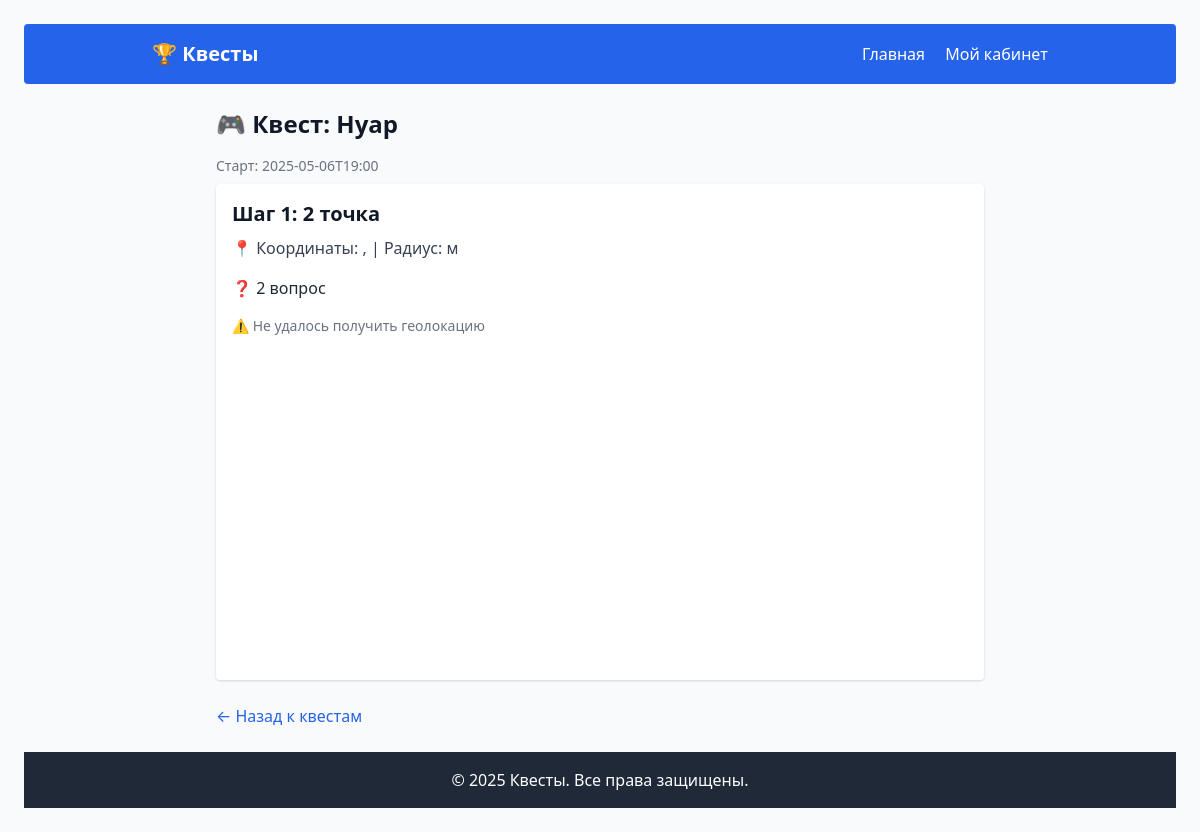
The app's page /game.php?game_id=1 (signed in), older data.
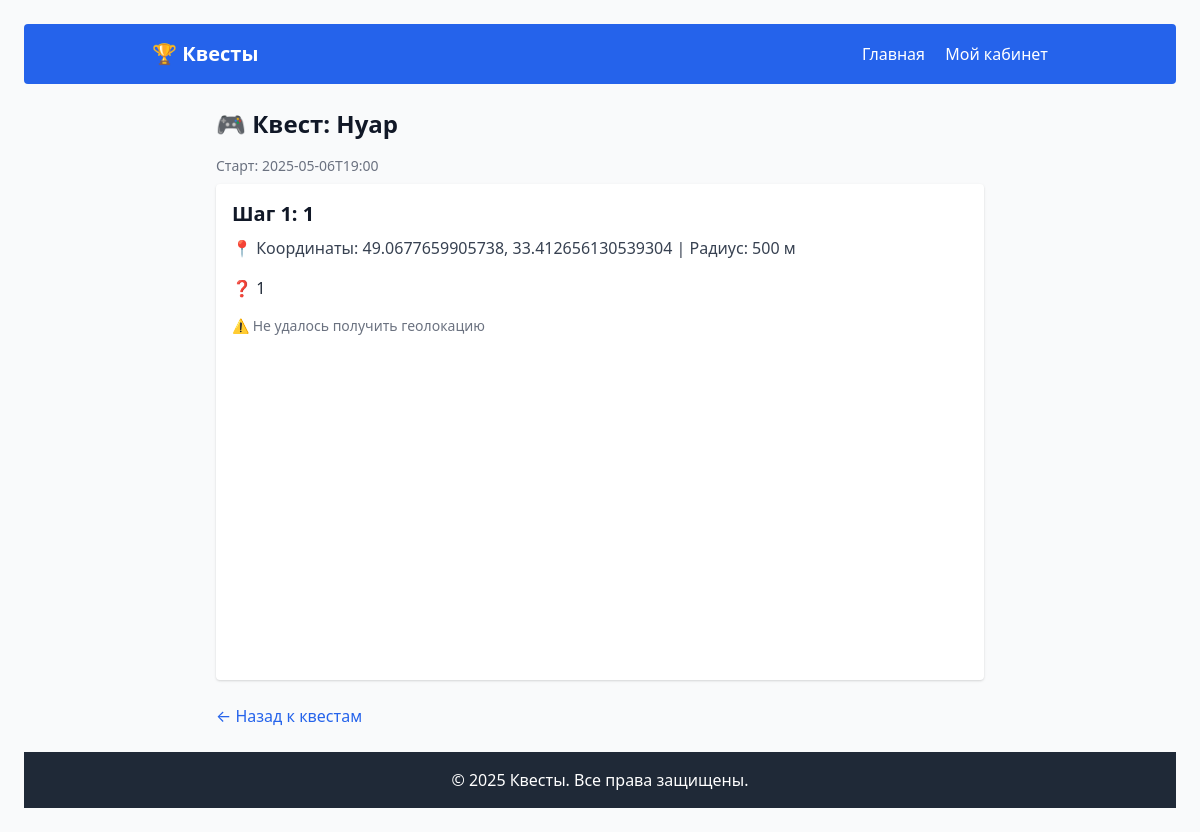
The same page, newer data.
### tables this page shows
CREATE TABLE games (
            id INTEGER PRIMARY KEY AUTOINCREMENT,
            name TEXT,
            slug TEXT,
            description TEXT,
            start_time TEXT,
            is_active INTEGER,
            cover_image TEXT,
            checkpoints TEXT
        );

### includes/functions.php (called while the page is built, shortened)
<?php
function getGame(PDO $db, int $gameId) {
    $stmt = $db->prepare("SELECT * FROM games WHERE id = ?");
    $stmt->execute([$gameId]);
    return $stmt->fetch();
}
function getTeamGame(PDO $db, int $teamId, int $gameId) {
    $stmt = $db->prepare("SELECT * FROM team_games WHERE team_id = ? AND game_id = ?");
    $stmt->execute([$teamId, $gameId]);
    return $stmt->fetch();
}

### game.php (the view, shortened to what this page needs)
<?php
require_once __DIR__ . '/db/db.php';
require_once __DIR__ . '/includes/functions.php';
$gameId = isset($_GET['game_id']) ? (int)$_GET['game_id'] : 0;
$game = getGame($db, $gameId);
$teamId = $_SESSION['team_id'] ?? null;
$teamGame = $teamId ? getTeamGame($db, $teamId, $gameId) : null;
$startTime = strtotime($game['start_time']);
$currentTime = time();
$timeDifference = $startTime - $currentTime;
$showGameDetails = $timeDifference <= 2 * 60 * 60;
$isPlaying = ($showGameDetails && $teamGame);
$checkpoints = json_decode($game['checkpoints'], true);
$currentStep = 0;
$step = null;
if ($isPlaying) {
    $progress = getProgress($db, $teamId, $gameId);
    foreach ($checkpoints as $i => $cp) {
        $key = 'checkpoint_' . $i;
        if (empty($progress[$key]['main_answer'])) {
            $currentStep = $i;
            break;
        } else {
            $currentStep = $i + 1;
        }
    }
    $step = $checkpoints[$currentStep] ?? null;
}
include('header.php');
?>
<div class="max-w-3xl mx-auto">
    <h1 class="text-2xl font-bold mb-4">🎮 Квест: <?= htmlspecialchars($game['name']) ?></h1>
    <p class="text-sm text-gray-500 mb-2">Старт: <?= htmlspecialchars($game['start_time']) ?></p>
    <?php if (!$showGameDetails): ?>
        <p class="text-yellow-600 font-semibold mb-4">Информация о квесте будет доступна за 2 часа до начала!</p>
        <p id="timer" class="text-lg text-gray-800"></p>
    <?php elseif (!$teamGame): ?>
        <p class="text-yellow-600 font-semibold mb-4">Вы ещё не зарегистрированы на этот квест.</p>
    <?php elseif ($currentStep >= count($checkpoints)): ?>
        <div class="bg-green-100 text-green-800 p-4 rounded">
            <p class="text-lg font-semibold">Поздравляем! Вы завершили квест 🎉</p>
        </div>
    <?php else: ?>
        <div class="mb-6 bg-white p-4 rounded shadow">
            <h2 class="text-xl font-semibold mb-2">Шаг <?= $currentStep + 1 ?>: <?= htmlspecialchars($step['title']) ?></h2>
            <p class="text-gray-700 mb-4">📍 Координаты: <?= $step['lat'] ?>, <?= $step['lng'] ?> | Радиус: <?= $step['radius'] ?> м</p>
            <p class="mb-4 text-gray-800">❓ <?= nl2br(htmlspecialchars($step['question'])) ?></p>
            <div id="geo-message" class="text-sm text-gray-500 mb-4">⏳ Определяем местоположение...</div>
            <div id="map" class="w-full h-72 rounded mb-6"></div>
        </div>
    <?php endif; ?>
    <div class="mt-6">
        <a href="index.php" class="text-blue-600 hover:underline">← Назад к квестам</a>
    </div>
</div>
<?php include('footer.php'); ?>

### header.php (shortened to what this page needs)
<?php
$teamId = $_SESSION['team_id'] ?? null;
?>
<!DOCTYPE html>
<html lang="ru">
<head>
    <link href="https://cdn.jsdelivr.net/npm/tailwindcss@2.2.19/dist/tailwind.min.css" rel="stylesheet">
    <link rel="stylesheet" href="https://unpkg.com/leaflet@1.9.4/dist/leaflet.css" />
    <link rel="stylesheet" href="https://unpkg.com/leaflet-routing-machine@3.2.12/dist/leaflet-routing-machine.css" />
</head>
<body class="bg-gray-50 text-gray-900 p-6 font-sans">
<header class="bg-blue-600 text-white p-4 rounded mb-6">
    <div class="max-w-4xl mx-auto flex justify-between items-center">
        <a href="index.php" class="text-xl font-bold">🏆 Квесты</a>
        <nav>
            <a href="index.php" class="text-white hover:underline mr-4">Главная</a>
            <?php if (!$teamId): ?>
                <a href="index.php" onclick="document.getElementById('authModal').classList.remove('hidden')" class="text-white hover:underline">Вход / Регистрация</a>
            <?php else: ?>
                <a href="dashboard.php" class="text-white hover:underline">Мой кабинет</a>
            <?php endif; ?>
        </nav>
    </div>
</header>

### footer.php (shortened to what this page needs)
<footer class="bg-gray-800 text-white py-4 mt-6">
    <div class="max-w-4xl mx-auto text-center">
        <p>&copy; 2025 Квесты. Все права защищены.</p>
    </div>
</body>
</html>

Row changes from the older to the newer data that the page shows:
changed games "Нуар": checkpoints "2 точка" → "1"; checkpoints (not shown) → "49.0677659905738"; checkpoints (not shown) → "33.412656130539304"; checkpoints (not shown) → "500"; checkpoints "2 вопрос" → "1"
